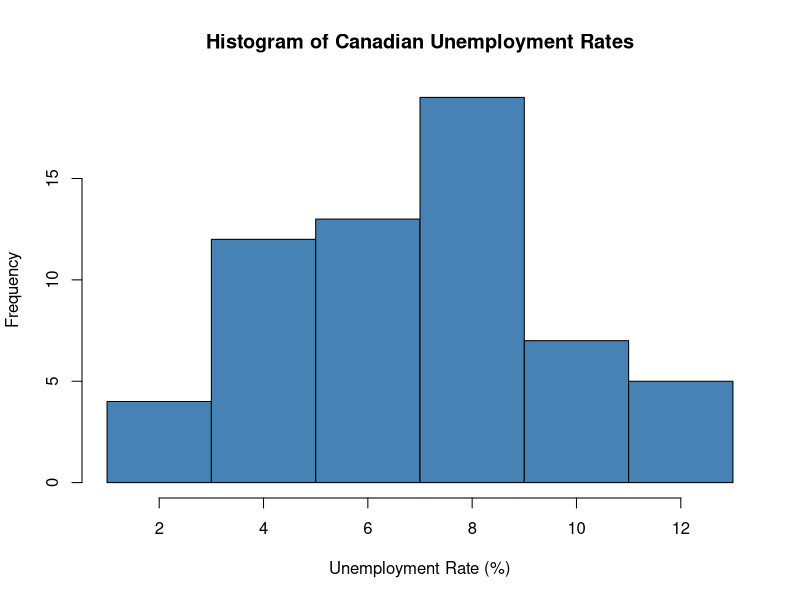
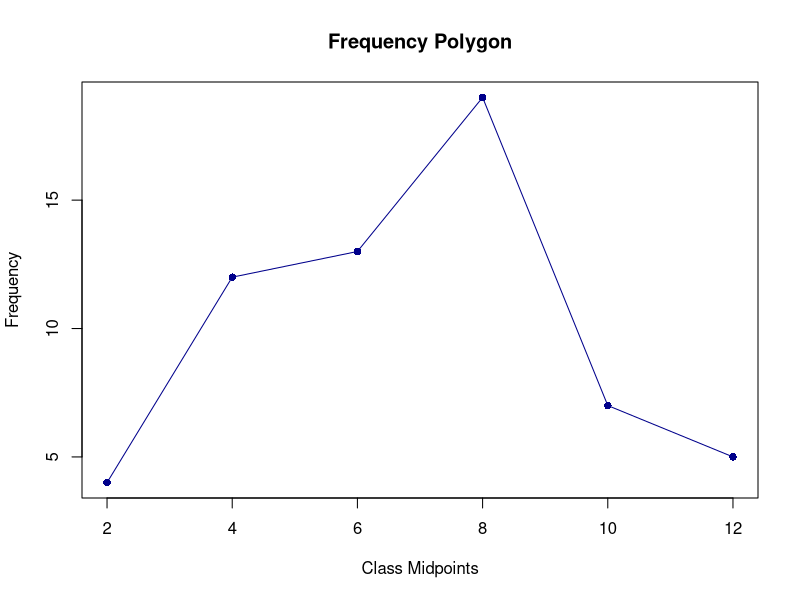
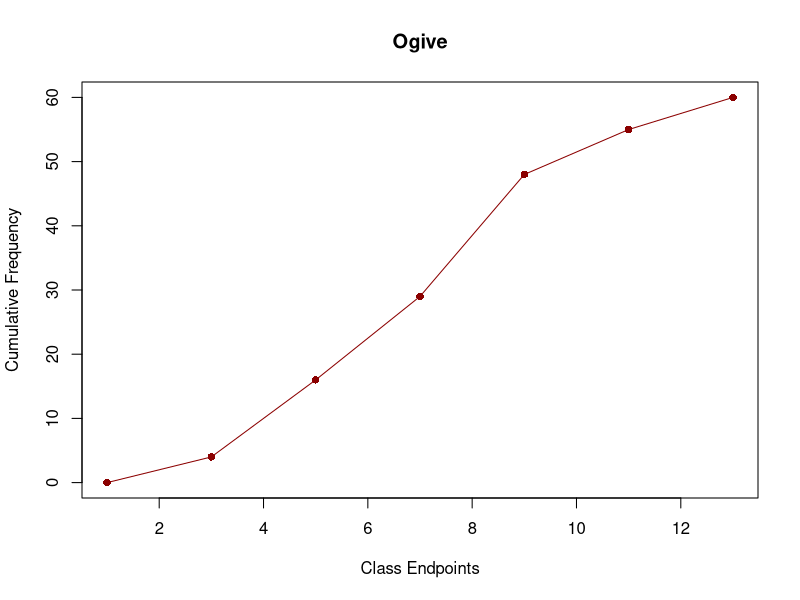
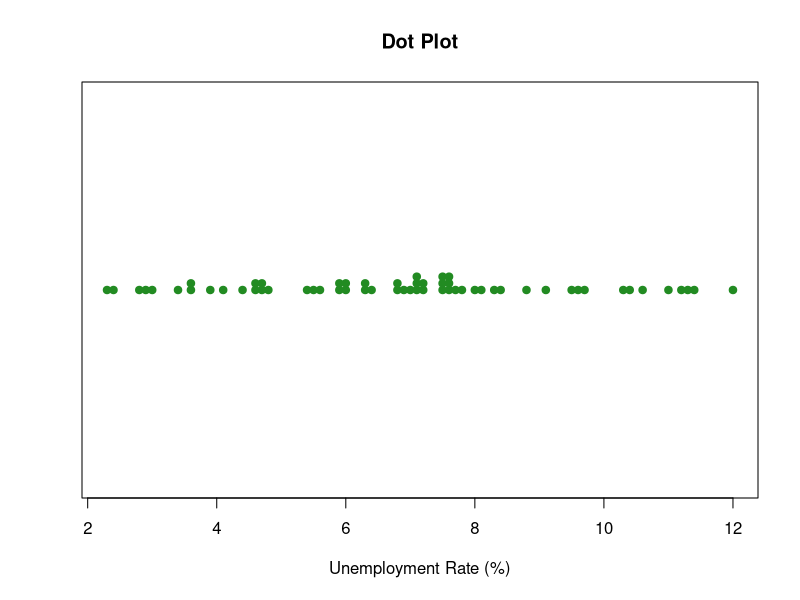

The R source for these figures, in order:
## ---- chunk 1
knitr::opts_chunk$set(echo = FALSE, eval = TRUE)

library(ggplot2)
library(gridExtra)
library(knitr)

## ---- chunk 2
department <- factor(c("Educator", "Manufacturing", "Lawyer", "Educator"))
is.factor(department)
is.ordered(department)

satisfaction <- factor(
  c("Somewhat Helpful", "Very Helpful", "Not Helpful", "Extremely Helpful"),
  levels = c(
    "Not Helpful",
    "Somewhat Helpful",
    "Moderately Helpful",
    "Very Helpful",
    "Extremely Helpful"
  ),
  ordered = TRUE
)

satisfaction[2] > satisfaction[1]

sales_volume <- c(629, 504, 246, 172, 120)
summary(sales_volume)
## ---- chunk 3

unemp <- c(
  2.3, 7.0, 6.3, 11.3, 9.6,  2.8, 7.1, 5.6, 10.6, 9.1,
  3.6, 5.4, 5.9, 9.7, 8.3,   2.4, 5.5, 7.1, 8.8, 7.6,
  2.9, 7.1, 4.7, 7.8, 6.8,   3.0, 8.0, 3.9, 7.5, 7.2,
  4.6, 3.6, 8.4, 8.1, 7.7,   4.4, 4.1, 7.5, 10.3, 7.6,
  3.4, 4.8, 7.5, 11.2, 7.2,  4.6, 4.7, 7.6, 11.4, 6.8,
  6.9, 11.0, 5.9, 10.4, 6.3, 6.0, 12.0, 6.4, 9.5, 6.0
)

bins <- seq(1, 13, by = 2)
classes <- cut(unemp, breaks = bins, right = FALSE)

freq_table <- data.frame(table(Class = classes))
freq_table$Midpoint <- seq(2, 12, by = 2)
freq_table$Rel_Freq <- round(freq_table$Freq / sum(freq_table$Freq), 4)
freq_table$Cum_Freq <- cumsum(freq_table$Freq)

print(freq_table)

## ---- chunk 4
# --- Chapter 2.2 R Implementation: Quantitative Graphics ---

# 1. Histogram
hist(unemp, breaks = seq(1, 13, by = 2), right = FALSE,
     col = "steelblue", xlab = "Unemployment Rate (%)",
     main = "Histogram of Canadian Unemployment Rates")

# 2. Frequency Polygon
h <- hist(unemp, breaks = seq(1, 13, by = 2), plot = FALSE, right = FALSE)
plot(h$mids, h$counts, type = "o", pch = 16, col = "darkblue",
     xlab = "Class Midpoints", ylab = "Frequency",
     main = "Frequency Polygon")

# 3. Ogive (Cumulative Frequency Polygon)
cum_counts <- c(0, cumsum(h$counts))
plot(bins, cum_counts, type = "o", pch = 16, col = "darkred",
     xlab = "Class Endpoints", ylab = "Cumulative Frequency",
     main = "Ogive")

# 4. Dot Plot
stripchart(unemp, method = "stack", pch = 19, col = "forestgreen",
           xlab = "Unemployment Rate (%)", main = "Dot Plot")

# 5. Stem-and-Leaf Display
stem(unemp, scale = 1)
